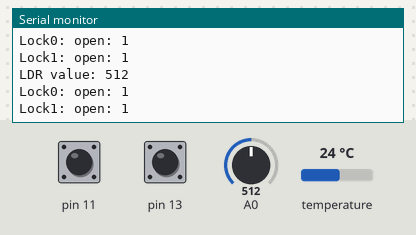
Bench run of a sketch on a simulated Arduino Uno, built with avr-gcc and run on an emulated ATmega328P. Shown: the last lines printed to the serial monitor. The test bench sets the inputs (shaded band); at power-on: A0 = 512, pin 11 HIGH, pin 13 HIGH, temperature 24 °C.

Above: at 3.5 s.
3.6 s: A0 set to 716
At 5.0 s:
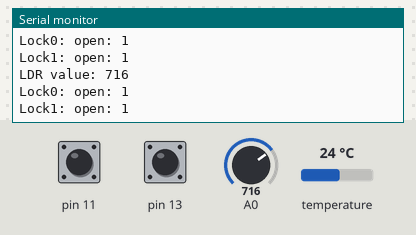
5.1 s: pin 11 pulled LOW for 3.2 s
9.8 s: pin 13 pulled LOW for 3.2 s
At 11.9 s:
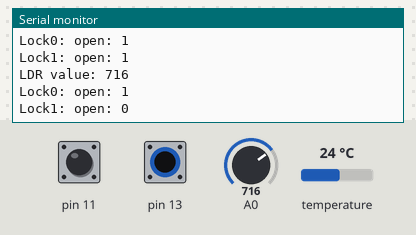
14.5 s: A0 set to 900
At 16.2 s:
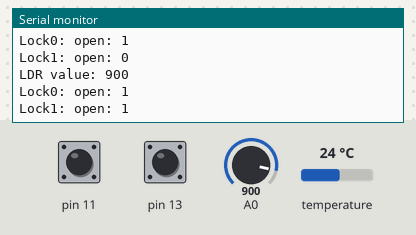
Timing chart, 0 to 17.0 s (numbered marks = the images above; inputs shaded):
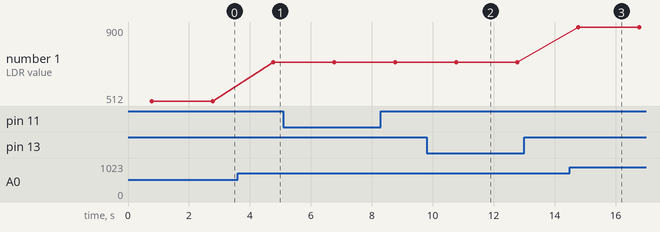

The sketch:

spacebot.ino
```cpp
#include <OneWire.h>

/*
Multisensor readout for the Arduino that is connected to the SpaceBot server.

Reads:
-an LDR fixed to the fluorescent lighting of the space
-a DS18S20 Temperature chip

If more is connected, it would probably be better to use a timed mechanism. At
this time I don't know how that works.

@author bjornl
*/

OneWire  ds(10);  // on pin 10

/*
Setup serial connection and assign read pin for LDR.
*/
void setup(void) {
  // initialize inputs/outputs
  // start serial port
  Serial.begin(9600);
  pinMode(A0, INPUT);
  ds.reset();
  pinMode(11, INPUT);
  digitalWrite(11, HIGH); // enable pull-up resistors
  pinMode(13, INPUT);
  digitalWrite(13, HIGH); // enable pull-up resistors
}

void loop(void) {
  readTemp();
  for (int i = 0; i < 30; i++) {
    readLDR();
    readLocks();
    delay(2000);
  }
}

void readLocks() {
  int backLockVal = digitalRead(11);
  Serial.print("Lock0: open: ");
  Serial.println(backLockVal);

  int frontLockVal = digitalRead(13);
  Serial.print("Lock1: open: ");
  Serial.println(frontLockVal);
}

void readLDR() {
  int val = analogRead(0);
  Serial.print("LDR value: ");
  Serial.println(val);
}

void readTemp() {
  byte i;
  byte present = 0;
  byte data[12];
  byte addr[8];
  int Temp;
  int TempWhole;
  float TempFract;
  float TempFractFloat;
  float TempFloat;

  ds.reset_search();
  if ( !ds.search(addr)) {
        Serial.print("ERROR: No more addresses.\n");
        return;
  }

//  Serial.print("Search = ");  //R=28 Not sure what this is
//  for( i = 0; i < 8; i++) {
//    Serial.print(addr[i], HEX);
//  }
//  Serial.println();

  if ( OneWire::crc8( addr, 7) != addr[7]) {
        Serial.print("ERROR: CRC is not valid!\n");
        return;
  }

  if ( addr[0] != 0x28) {
        Serial.print("ERROR: Device is not a DS18S20 family device.\n");
        return;
  }

  ds.reset();
  ds.select(addr);
//  ds.write(0x44,1);      // start conversion, with parasite power on at the end
  ds.write(0x44);          // start conversion, with normal power

  delay(750);     // maybe 750ms is enough, maybe not
  // we might do a ds.depower() here, but the reset will take care of it.

  present = ds.reset();
  ds.select(addr);
  ds.write(0xBE);          // Read Scratchpad

//  Serial.print("Present = ");
//  Serial.println(present,HEX);
//  Serial.print("Data = ");
  for ( i = 0; i < 9; i++) {         // we need 9 bytes
    data[i] = ds.read();
//    Serial.print(data[i], HEX);
//    Serial.print(" ");
  }
//  Serial.println("");

  Temp=(data[1]<<8)+data[0];//take the two bytes from the response relating to temperature

  TempWhole=Temp>>4;//divide by 16 to get pure celcius readout
  TempFract=Temp & 0x0F;
  TempFractFloat = TempFract / 0x10;
  TempFloat = TempFractFloat + TempWhole;

//  Serial.print("TempFract: ");
//  Serial.println(TempFract, HEX);
//  Serial.print("TempFractFloat: ");
//  Serial.println(TempFractFloat);

  //next line is Fahrenheit conversion
  //Temp=Temp*1.8+32; // comment this line out to get celcius

  Serial.print("Temp: ");//output the temperature to serial port
  Serial.println(TempFloat);

//  Serial.print("CRC = ");
//  Serial.println( OneWire::crc8( data, 8), HEX);
}
```

Measured:
- after the input at 3.6 s, the serial monitor: prints a new line after 1.2 s (image 1)
- after the input at 9.8 s, the serial monitor: prints a new line after 1.0 s (image 2)
- after the input at 14.5 s, the serial monitor: prints a new line after 0.28 s (image 3)
- plotted number 1: 512 → 716 after the input at 3.6 s, 716 → 900 after the input at 14.5 s
